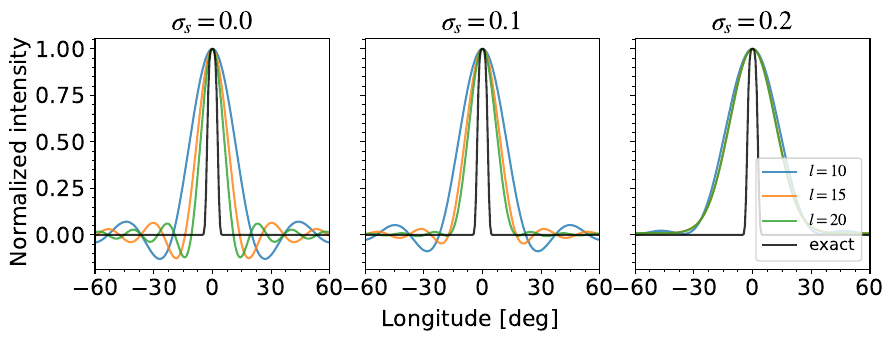

Python code for this plot:
import numpy as np
import starry
from matplotlib import pyplot as plt
from matplotlib.ticker import AutoMinorLocator

from volcano.utils import get_smoothing_filter

np.random.seed(42)
starry.config.lazy = False

# Dummy featureless map
map0 = starry.Map(ydeg=1)
map0.show()

# Compute the intensity along the equator
# Remove the baseline intensity and normalize it
lon = np.linspace(-90, 90, 300)
baseline = 1.0 / np.pi

# Compute the intensity of a normalized gaussian
# in cos(longitude) with the same standard deviation
coslon = np.cos(lon * np.pi / 180)
spot_ang_dim = 5 * np.pi / 180
spot_sigma = 1 - np.cos(spot_ang_dim / 2)
I_gaussian = np.exp(-((coslon - 1) ** 2) / (2 * spot_sigma ** 2))

degs = [10, 15, 20]

Is = np.zeros((3, len(degs), 300))
smoothing_sigmas = np.array([0.0, 0.1, 0.2])


def get_map(deg, sig_smooth, sig_size):
    if sig_smooth == 0:
        map = starry.Map(deg)
        map.add_spot(amp=2.0, sigma=sig_size, lat=0.0, lon=0, relative=False)
        map.amp = 20
    else:
        map = starry.Map(deg)
        map.add_spot(amp=2.0, sigma=sig_size, lat=0.0, lon=0, relative=False)
        map.amp = 20
        S = get_smoothing_filter(deg, sig_smooth)
        x = map.amp * map.y
        x_smooth = (S @ x[:, None]).reshape(-1)
        map[:, :] = x_smooth / x_smooth[0]
        map.amp = x_smooth[0]

    return map


for j in range(len(smoothing_sigmas)):
    for l in range(len(degs)):
        map = get_map(degs[l], smoothing_sigmas[j], spot_sigma)
        I = (map.intensity(lon=lon) - baseline) / (
            map.intensity(lon=0) - baseline
        )
        Is[j, l] = I


fig, ax = plt.subplots(1, 3, figsize=(10, 3), sharey=True)
fig.subplots_adjust(wspace=0.15, hspace=0.1)

for i in range(len(smoothing_sigmas)):
    for l in range(len(degs)):
        ax[i].plot(
            lon, Is[i, l], alpha=0.8, color=f"C{l}", label=f"$l = {degs[l]}$"
        )
    ax[i].plot(lon, I_gaussian, "k-", alpha=0.8, label="exact")
    ax[i].set_title(r"$\sigma_s={}$".format(smoothing_sigmas[i]))

for a in ax.flatten():
    a.set_xticks(np.arange(-60, 90, 30))
    a.set_xlim(-60, 60)
    a.grid(alpha=0.5)
    a.xaxis.set_minor_locator(AutoMinorLocator())
    a.yaxis.set_minor_locator(AutoMinorLocator())
#     a.grid()

ax[-1].legend(loc=1, prop={"size": 11.2})
fig.text(0.5, -0.08, "Longitude [deg]", ha="center")
fig.text(0.04, 0.5, "Normalized intensity", va="center", rotation="vertical")

# Save
fig.savefig("smoothing_kernel.pdf", bbox_inches="tight", dpi=500)
